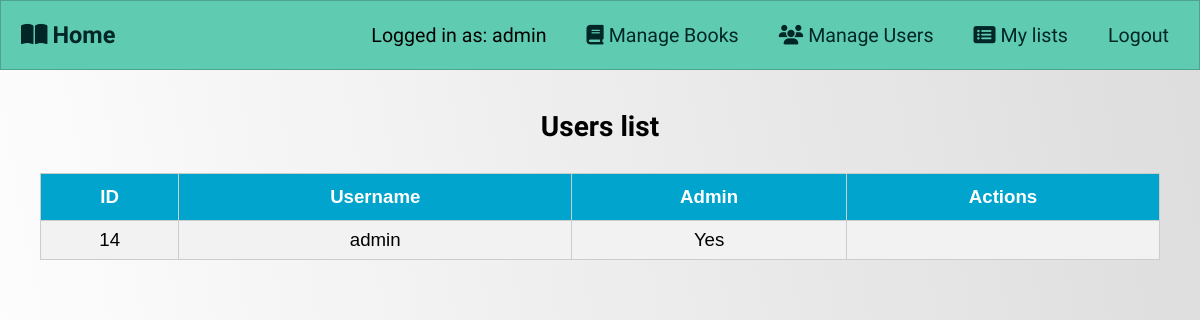
Page /manageusers.php (signed in) on the committed database.
### tables this page shows
CREATE TABLE `users` (
  `id` int(7) NOT NULL,
  `username` varchar(30) NOT NULL,
  `password` varchar(200) NOT NULL,
  `admin` bit(1) NOT NULL DEFAULT b'0',
  `date_registered` datetime NOT NULL
);

### manageusers.php (the view, shortened to what this page needs)
<?php
  require "header.php";
?>
<?php
  require 'includes/dbh.inc.php';
  $sql = "SELECT * from users;";
  $stmt = mysqli_stmt_init($conn);
  if(!mysqli_stmt_prepare($stmt, $sql)) {
    echo "SQL statement failed";
  } else {
    mysqli_stmt_execute($stmt);
    $result = mysqli_stmt_get_result($stmt);
  }
?>
<div class="row">
  <div class="content">
    <h2 class="table-title">Users list</h2>
    <table class="custom-table users-table">
      <tr>
        <th>ID</th>
        <th>Username</th>
        <th>Admin</th>
        <th>Actions</th>
      </tr>
      <?php
    while ($row = mysqli_fetch_assoc($result)): ?>
      <tr>
        <td><?php echo $row['id']; ?></td>
        <td><?php echo $row['username']; ?></td>
        <td><?php echo $row['admin'] == '1' ? "Yes": "No"; ?></td>
        <td>
        </td>
      </tr>
      <?php endwhile;?>
    </table>
    </body>
</html>

### style.css (style rules this page uses)
* { box-sizing: border-box; padding: 0; margin: 0; }
html { height: 100%; }
body { font-family: 'Oxygen', sans-serif; font-size: 14pt; background-image: linear-gradient(260deg, #ddd 0%, #fff 100%); min-height: 100%; }
.custom-table { font-family: 'Trebuchet MS', Arial, Helvetica, sans-serif; border-collapse: collapse; width: 100%; }
.custom-table td, .custom-table th { border: 1px solid #ccc; padding: 8px; }
.custom-table tr:nth-child(even) { background-color: #f2f2f2; }
.custom-table th { padding-top: 12px; padding-bottom: 12px; text-align: center; background-color: #00a4cc; color: white; }
.table-title { margin-bottom: 30px; }
.row { display: flex; flex-wrap: wrap; margin-bottom: 20px; }
.content { flex: 50%; padding: 40px; text-align: center; }

### rows in the picture
users: id "14", username "admin", admin "Yes"

### other values in the picture
$_SESSION['username'] "admin"
